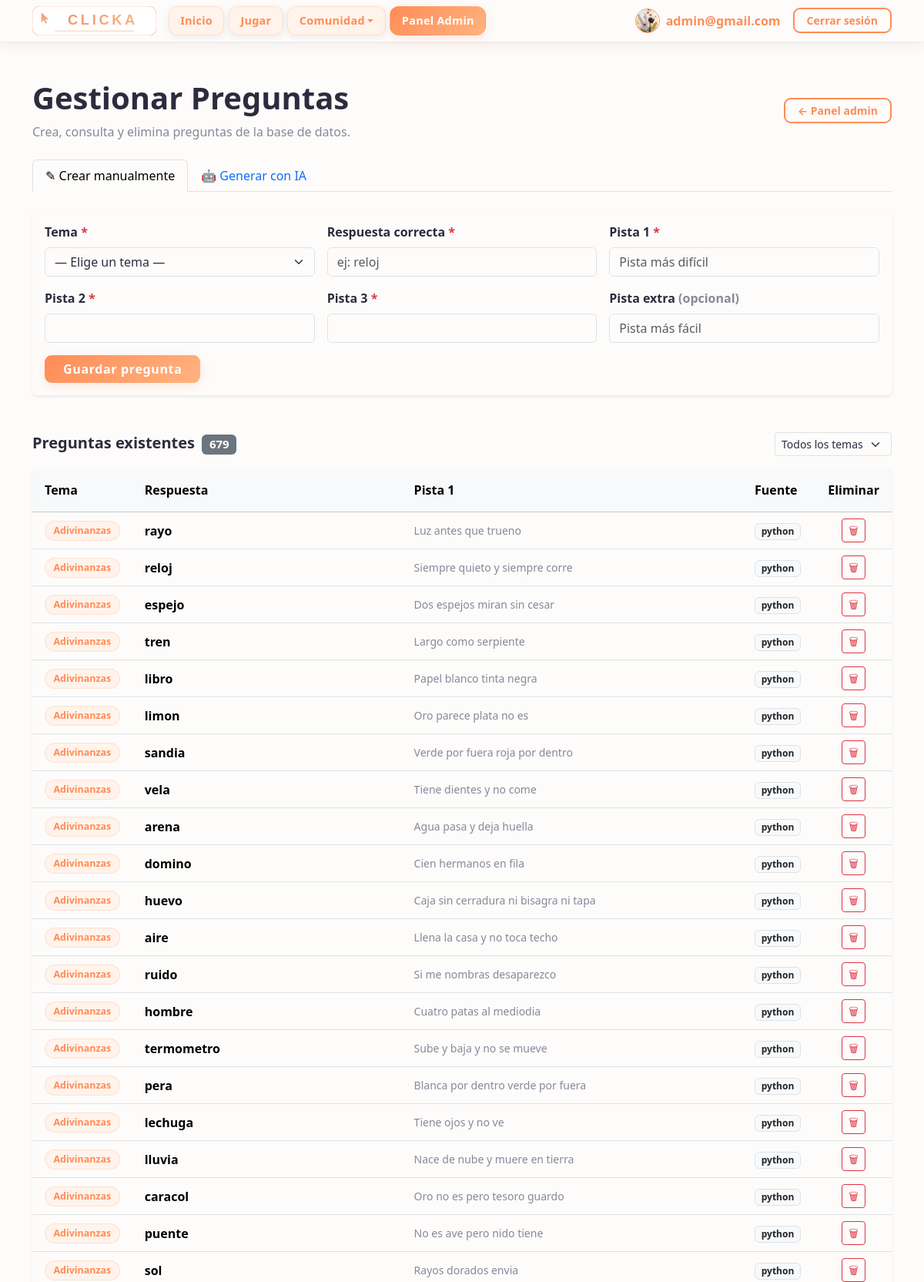
Screenshot of /pages/questions.php (signed in, upper part) with the database file from the repository.
### tables this page shows
CREATE TABLE preguntas (
    id INTEGER PRIMARY KEY AUTOINCREMENT,
    tema_id INTEGER NOT NULL,
    pista1 TEXT NOT NULL,
    pista2 TEXT NOT NULL,
    pista3 TEXT NOT NULL,
    pista_extra TEXT,
    respuesta TEXT NOT NULL,
    fuente TEXT NOT NULL DEFAULT 'manual',
    created_at TEXT NOT NULL DEFAULT CURRENT_TIMESTAMP,
    FOREIGN KEY (tema_id) REFERENCES temas (id) ON DELETE CASCADE
);

CREATE TABLE temas (
    id INTEGER PRIMARY KEY AUTOINCREMENT,
    nombre TEXT NOT NULL UNIQUE,
    created_at TEXT NOT NULL DEFAULT CURRENT_TIMESTAMP
);

### pages/questions.php (the view, shortened to what this page needs)
<?php
require_once '../includes/db.php';
$preguntas = [];
$filterTema = isset($_GET['tema_id']) ? (int) $_GET['tema_id'] : 0;
$sql = 'SELECT p.id, p.pista1, p.pista2, p.pista3, p.pista_extra, p.respuesta,
               p.fuente, t.nombre AS tema_nombre
        FROM preguntas p
        JOIN temas t ON p.tema_id = t.id';
if ($filterTema > 0) {
    $stmtQ = $db->prepare($sql . ' WHERE p.tema_id = :tid ORDER BY p.id DESC');
    $stmtQ->bindValue(':tid', $filterTema, SQLITE3_INTEGER);
    $resQ = $stmtQ->execute();
} else {
    $resQ = $db->query($sql . ' ORDER BY t.nombre, p.id DESC');
}
while ($row = $resQ->fetchArray(SQLITE3_ASSOC)) {
    $preguntas[] = $row;
}
?>
<!DOCTYPE html>
<html lang="es">
<head>
  <?php include '../includes/head.php'; ?>
</head>
<body>
  <?php include '../includes/menu.php'; ?>
  <main class="container mt-5 pb-5">
    <div class="d-flex justify-content-between align-items-center mb-4">
      <div>
        <h1 class="fw-bold">Gestionar Preguntas</h1>
        <p class="text-muted mb-0">Crea, consulta y elimina preguntas de la base de datos.</p>
      </div>
      <a href="admin_config.php" class="btn btn-outline-accent btn-sm px-3">← Panel admin</a>
    </div>
    <ul class="nav nav-tabs mb-4" id="adminTabs">
      <li class="nav-item">
        <button class="nav-link active" data-bs-toggle="tab" data-bs-target="#tab-manual">
          &#9998; Crear manualmente
        </button>
      </li>
      <li class="nav-item">
        <button class="nav-link" data-bs-toggle="tab" data-bs-target="#tab-ia">
          &#129302; Generar con IA
        </button>
      </li>
    </ul>
    <div class="tab-content mb-5">
      <div class="tab-pane fade show active" id="tab-manual">
        <div class="card border-0 shadow-sm">
          <div class="card-body">
            <form method="POST">
              <div class="row g-3">
                <div class="col-md-4">
                  <label class="form-label fw-semibold">Tema <span class="text-danger">*</span></label>
                  <select name="tema_id" class="form-select" required>
                    <option value="">— Elige un tema —</option>
                  </select>
                </div>
                <div class="col-md-4">
                  <label class="form-label fw-semibold">Respuesta correcta <span class="text-danger">*</span></label>
                  <input type="text" name="respuesta" class="form-control" placeholder="ej: reloj" required>
                </div>
                <div class="col-12 col-md-4">
                  <label class="form-label fw-semibold">Pista 1 <span class="text-danger">*</span></label>
                  <input type="text" name="pista1" class="form-control" placeholder="Pista más difícil" required>
                </div>
                <div class="col-12 col-md-4">
                  <label class="form-label fw-semibold">Pista 2 <span class="text-danger">*</span></label>
                  <input type="text" name="pista2" class="form-control" required>
                </div>
                <div class="col-12 col-md-4">
                  <label class="form-label fw-semibold">Pista 3 <span class="text-danger">*</span></label>
                  <input type="text" name="pista3" class="form-control" required>
                </div>
                <div class="col-12 col-md-4">
                  <label class="form-label fw-semibold">Pista extra <span class="text-muted">(opcional)</span></label>
                  <input type="text" name="pista_extra" class="form-control" placeholder="Pista más fácil">
                </div>
                <div class="col-12">
                  <button type="submit" class="btn btn-primary px-4">Guardar pregunta</button>
                </div>
              </div>
            </form>
          </div>
        </div>
      </div>
    </div>
    <div class="d-flex justify-content-between align-items-center mb-3">
      <h5 class="fw-bold mb-0">
        Preguntas existentes
        <span class="badge bg-secondary ms-1"><?php echo count($preguntas); ?></span>
      </h5>
      <form method="GET" class="d-flex gap-2 align-items-center">
        <select name="tema_id" class="form-select form-select-sm" style="width:auto"
                onchange="this.form.submit()">
          <option value="">Todos los temas</option>
        </select>
      </form>
    </div>
    <?php if (empty($preguntas)): ?>
      <p class="text-muted text-center py-5">No hay preguntas para mostrar.</p>
    <?php else: ?>
      <div class="card border-0 shadow-sm">
        <div class="table-responsive">
          <table class="table align-middle mb-0">
            <thead class="table-light">
              <tr>
                <th class="px-3 py-3" style="width:100px">Tema</th>
                <th class="px-3 py-3">Respuesta</th>
                <th class="px-3 py-3 d-none d-md-table-cell">Pista 1</th>
                <th class="px-3 py-3 d-none d-lg-table-cell">Fuente</th>
                <th class="px-3 py-3 text-center">Eliminar</th>
              </tr>
            </thead>
            <tbody>
              <?php foreach ($preguntas as $q): ?>
              <tr>
                <td class="px-3 py-2">
                  <span class="ranking-tema"><?php echo htmlspecialchars($q['tema_nombre']); ?></span>
                </td>
                <td class="px-3 py-2 fw-semibold">
                  <?php echo htmlspecialchars($q['respuesta']); ?>
                </td>
                <td class="px-3 py-2 text-muted small d-none d-md-table-cell">
                  <?php echo htmlspecialchars(mb_strimwidth($q['pista1'], 0, 60, '…')); ?>
                </td>
                <td class="px-3 py-2 d-none d-lg-table-cell">
                  <span class="badge <?php echo $q['fuente'] === 'ia' ? 'bg-info text-dark' : 'bg-light text-dark border'; ?>">
                    <?php echo htmlspecialchars($q['fuente']); ?>
                  </span>
                </td>
                <td class="px-3 py-2 text-center">
                  <form method="POST"
                        onsubmit="return confirm('¿Eliminar esta pregunta?');">
                    <button type="submit" class="btn btn-sm btn-outline-danger">&#128465;</button>
                  </form>
                </td>
              </tr>
              <?php endforeach; ?>
            </tbody>
          </table>
        </div>
      </div>
    <?php endif; ?>
  </main>
  <?php include '../includes/foot.php'; ?>
</body>
</html>

### assets/css/styles.css (style rules this page uses)
:root { --clika-bg: #FDFCFB; --clika-card-bg: #FFFFFF; --clika-surface: #FFF3EB; --clika-primary: #FF8C57; --clika-primary-hover: #F07040; --clika-accent: #FFB380; --clika-text: #2C2C3E; --clika-muted: #888899; --clika-border: rgba(255, 140, 87, 0.18); --clika-border-strong: rgba(255, 140, 87, 0.38); --clika-shadow: rgba(255, 140, 87, 0.18); --clika-shadow-dark: rgba(44, 44, 62, 0.08); --font-heading: ui-sans-serif, system-ui, -apple-system, 'Segoe UI', Roboto, 'Helvetica Neue', Arial, sans-serif; --font-body: ui-sans-serif, system-ui, -apple-system, 'Segoe UI', Roboto, 'Helvetica Neue', Arial, sans-serif; --bs-body-bg: var(--clika-bg); --bs-body-color: var(--clika-text); --bs-primary: var(--clika-primary); --bs-primary-rgb: 255, 140, 87; }
*, *::before, *::after { box-sizing: border-box; }
body { background-color: var(--clika-bg); color: var(--clika-text); font-family: var(--font-body); min-height: 100vh; display: flex; flex-direction: column; }
main { flex: 1 0 auto; }
h1, h2, h3, h4, h5, h6, .navbar-brand { font-family: var(--font-heading); }
.text-muted { color: var(--clika-muted) !important; }
.btn-primary { background: linear-gradient(135deg, var(--clika-primary), var(--clika-accent)); border: none; color: #fff; font-family: var(--font-heading); font-weight: 700; letter-spacing: .04em; border-radius: 9px; box-shadow: 0 4px 16px var(--clika-shadow); transition: transform .18s, box-shadow .18s, filter .18s; }
.btn-outline-accent { border: 2px solid var(--clika-primary); color: var(--clika-primary); font-weight: 700; border-radius: 9px; background: transparent; transition: background .2s, color .2s, box-shadow .2s; }
.ranking-tema { display: inline-block; background: var(--clika-surface); border: 1px solid var(--clika-border); color: var(--clika-primary); font-size: .78rem; font-weight: 600; padding: .18rem .65rem; border-radius: 50px; text-transform: capitalize; }

### rows the page displays
preguntas: tema.nombre "Adivinanzas", respuesta "rayo", pista1 "Luz antes que trueno", fuente "python"
preguntas: tema.nombre "Adivinanzas", respuesta "reloj", pista1 "Siempre quieto y siempre corre", fuente "python"
preguntas: tema.nombre "Adivinanzas", respuesta "espejo", pista1 "Dos espejos miran sin cesar", fuente "python"
preguntas: tema.nombre "Adivinanzas", respuesta "tren", pista1 "Largo como serpiente", fuente "python"
preguntas: tema.nombre "Adivinanzas", respuesta "libro", pista1 "Papel blanco tinta negra", fuente "python"
preguntas: tema.nombre "Adivinanzas", respuesta "limon", pista1 "Oro parece plata no es", fuente "python"
preguntas: tema.nombre "Adivinanzas", respuesta "sandia", pista1 "Verde por fuera roja por dentro", fuente "python"
preguntas: tema.nombre "Adivinanzas", respuesta "vela", pista1 "Tiene dientes y no come", fuente "python"
preguntas: tema.nombre "Adivinanzas", respuesta "arena", pista1 "Agua pasa y deja huella", fuente "python"
preguntas: tema.nombre "Adivinanzas", respuesta "domino", pista1 "Cien hermanos en fila", fuente "python"
preguntas: tema.nombre "Adivinanzas", respuesta "huevo", pista1 "Caja sin cerradura ni bisagra ni tapa", fuente "python"
preguntas: tema.nombre "Adivinanzas", respuesta "aire", pista1 "Llena la casa y no toca techo", fuente "python"
preguntas: tema.nombre "Adivinanzas", respuesta "ruido", pista1 "Si me nombras desaparezco", fuente "python"
preguntas: tema.nombre "Adivinanzas", respuesta "hombre", pista1 "Cuatro patas al mediodia", fuente "python"
preguntas: tema.nombre "Adivinanzas", respuesta "termometro", pista1 "Sube y baja y no se mueve", fuente "python"
preguntas: tema.nombre "Adivinanzas", respuesta "pera", pista1 "Blanca por dentro verde por fuera", fuente "python"
preguntas: tema.nombre "Adivinanzas", respuesta "lechuga", pista1 "Tiene ojos y no ve", fuente "python"
preguntas: tema.nombre "Adivinanzas", respuesta "lluvia", pista1 "Nace de nube y muere en tierra", fuente "python"
preguntas: tema.nombre "Adivinanzas", respuesta "caracol", pista1 "Oro no es pero tesoro guardo", fuente "python"
preguntas: tema.nombre "Adivinanzas", respuesta "puente", pista1 "No es ave pero nido tiene", fuente "python"
preguntas: tema.nombre "Adivinanzas", respuesta "sol", pista1 "Rayos dorados envia", fuente "python"

### other values shown
$_SESSION['username'] "admin@gmail.com"
count($preguntas) "679"
